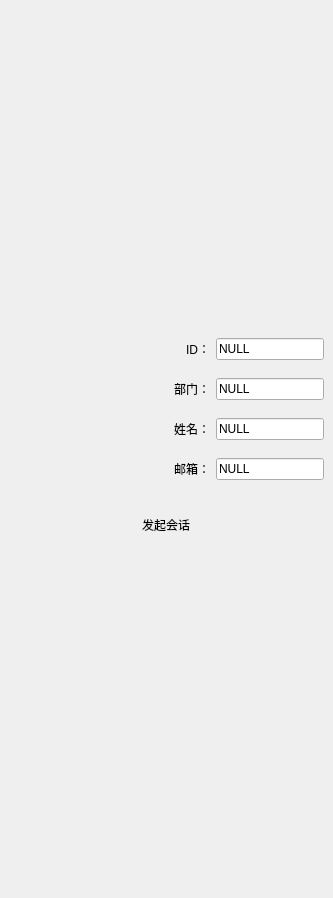
                 <widget class="QWidget" name="staffuser">
                  <property name="styleSheet">
                   <string notr="true"/>
                  </property>
                  <layout class="QVBoxLayout" name="verticalLayout_9">
                   <property name="spacing">
                    <number>0</number>
                   </property>
                   <property name="leftMargin">
                    <number>0</number>
                   </property>
                   <property name="topMargin">
                    <number>100</number>
                   </property>
                   <property name="rightMargin">
                    <number>0</number>
                   </property>
                   <property name="bottomMargin">
                    <number>0</number>
                   </property>
                   <item>
                    <widget class="QWidget" name="widget_11" native="true">
                     <layout class="QHBoxLayout" name="horizontalLayout_15">
                      <property name="bottomMargin">
                       <number>20</number>
                      </property>
                      <item>
                       <widget class="QLabel" name="user_headimage">
                        <property name="minimumSize">
                         <size>
                          <width>200</width>
                          <height>200</height>
                         </size>
                        </property>
                        <property name="maximumSize">
                         <size>
                          <width>200</width>
                          <height>200</height>
                         </size>
                        </property>
                        <property name="text">
                         <string/>
                        </property>
                        <property name="pixmap">
                         <pixmap resource="localman.qrc">:/Images/no_session_selected_background.png</pixmap>
                        </property>
                        <property name="scaledContents">
                         <bool>true</bool>
                        </property>
                       </widget>
                      </item>
                     </layout>
                    </widget>
                   </item>
                   <item>
                    <widget class="QWidget" name="widget_12" native="true">
                     <layout class="QHBoxLayout" name="horizontalLayout_16">
                      <property name="leftMargin">
                       <number>150</number>
                      </property>
                      <item>
                       <widget class="QLabel" name="label_5">
                        <property name="minimumSize">
                         <size>
                          <width>60</width>
                          <height>0</height>
                         </size>
                        </property>
                        <property name="maximumSize">
                         <size>
                          <width>60</width>
                          <height>16777215</height>
                         </size>
                        </property>
                        <property name="text">
                         <string>ID：</string>
                        </property>
                        <property name="alignment">
                         <set>Qt::AlignRight|Qt::AlignTrailing|Qt::AlignVCenter</set>
                        </property>
                       </widget>
                      </item>
                      <item>
                       <widget class="StaticText" name="user_id">
                        <property name="text">
                         <string>NULL</string>
                        </property>
                        <property name="readOnly">
                         <bool>true</bool>
                        </property>
                       </widget>
                      </item>
                     </layout>
                    </widget>
                   </item>
                   <item>
                    <widget class="QWidget" name="widget_13" native="true">
                     <layout class="QHBoxLayout" name="horizontalLayout_17">
                      <property name="leftMargin">
                       <number>150</number>
                      </property>
                      <item>
                       <widget class="QLabel" name="label_6">
                        <property name="minimumSize">
                         <size>
                          <width>60</width>
                          <height>0</height>
                         </size>
                        </property>
                        <property name="maximumSize">
                         <size>
                          <width>60</width>
                          <height>16777215</height>
                         </size>
                        </property>
                        <property name="text">
                         <string>部门：</string>
                        </property>
                        <property name="alignment">
                         <set>Qt::AlignRight|Qt::AlignTrailing|Qt::AlignVCenter</set>
                        </property>
                       </widget>
                      </item>
                      <item>
                       <widget class="StaticText" name="staffusersgroup">
                        <property name="text">
                         <string>NULL</string>
                        </property>
                        <property name="readOnly">
                         <bool>true</bool>
                        </property>
                       </widget>
                      </item>
                     </layout>
                    </widget>
                   </item>
                   <item>
                    <widget class="QWidget" name="widget_15" native="true">
                     <layout class="QHBoxLayout" name="horizontalLayout_20">
                      <property name="leftMargin">
                       <number>150</number>
                      </property>
                      <item>
                       <widget class="QLabel" name="label_9">
                        <property name="minimumSize">
                         <size>
                          <width>60</width>
                          <height>0</height>
                         </size>
                        </property>
                        <property name="maximumSize">
                         <size>
                          <width>60</width>
                          <height>16777215</height>
                         </size>
                        </property>
                        <property name="text">
                         <string>姓名：</string>
                        </property>
                        <property name="alignment">
                         <set>Qt::AlignRight|Qt::AlignTrailing|Qt::AlignVCenter</set>
                        </property>
                       </widget>
                      </item>
                      <item>
                       <widget class="StaticText" name="user_name">
                        <property name="text">
                         <string>NULL</string>
                        </property>
                        <property name="readOnly">
                         <bool>true</bool>
                        </property>
                       </widget>
                      </item>
                     </layout>
                    </widget>
                   </item>
                   <item>
                    <widget class="QWidget" name="widget_16" native="true">
                     <layout class="QHBoxLayout" name="horizontalLayout_21">
                      <property name="leftMargin">
                       <number>150</number>
                      </property>
                      <property name="topMargin">
                       <number>9</number>
                      </property>
                      <item>
                       <widget class="QLabel" name="label_email">
                        <property name="minimumSize">
                         <size>
                          <width>60</width>
                          <height>0</height>
                         </size>
                        </property>
                        <property name="maximumSize">
                         <size>
                          <width>60</width>
                          <height>16777215</height>
                         </size>
                        </property>
                        <property name="text">
                         <string>邮箱：</string>
                        </property>
                        <property name="alignment">
                         <set>Qt::AlignRight|Qt::AlignTrailing|Qt::AlignVCenter</set>
                        </property>
                       </widget>
                      </item>
                      <item>
                       <widget class="StaticText" name="user_email">
                        <property name="text">
                         <string>NULL</string>
                        </property>
                        <property name="readOnly">
                         <bool>true</bool>
                        </property>
                       </widget>
                      </item>
                     </layout>
                    </widget>
                   </item>
                   <item>
                    <widget class="QWidget" name="widget_14" native="true">
                     <layout class="QHBoxLayout" name="horizontalLayout_18">
                      <property name="topMargin">
                       <number>20</number>
                      </property>
                      <item>
                       <widget class="QPushButton" name="openchat_simple">
                        <property name="minimumSize">
                         <size>
                          <width>200</width>
                          <height>32</height>
                         </size>
                        </property>
                        <property name="maximumSize">
                         <size>
                          <width>200</width>
                          <height>32</height>
                         </size>
                        </property>
                        <property name="styleSheet">
                         <string notr="true"/>
                        </property>
                        <property name="text">
                         <string>发起会话</string>
                        </property>
                        <property name="flat">
                         <bool>true</bool>
                        </property>
                       </widget>
                      </item>
                     </layout>
                    </widget>
                   </item>
                   <item>
                    <spacer name="verticalSpacer_2">
                     <property name="orientation">
                      <enum>Qt::Vertical</enum>
                     </property>
                     <property name="sizeHint" stdset="0">
                      <size>
                       <width>20</width>
                       <height>348</height>
                      </size>
                     </property>
                    </spacer>
                   </item>
                  </layout>
                 </widget>
